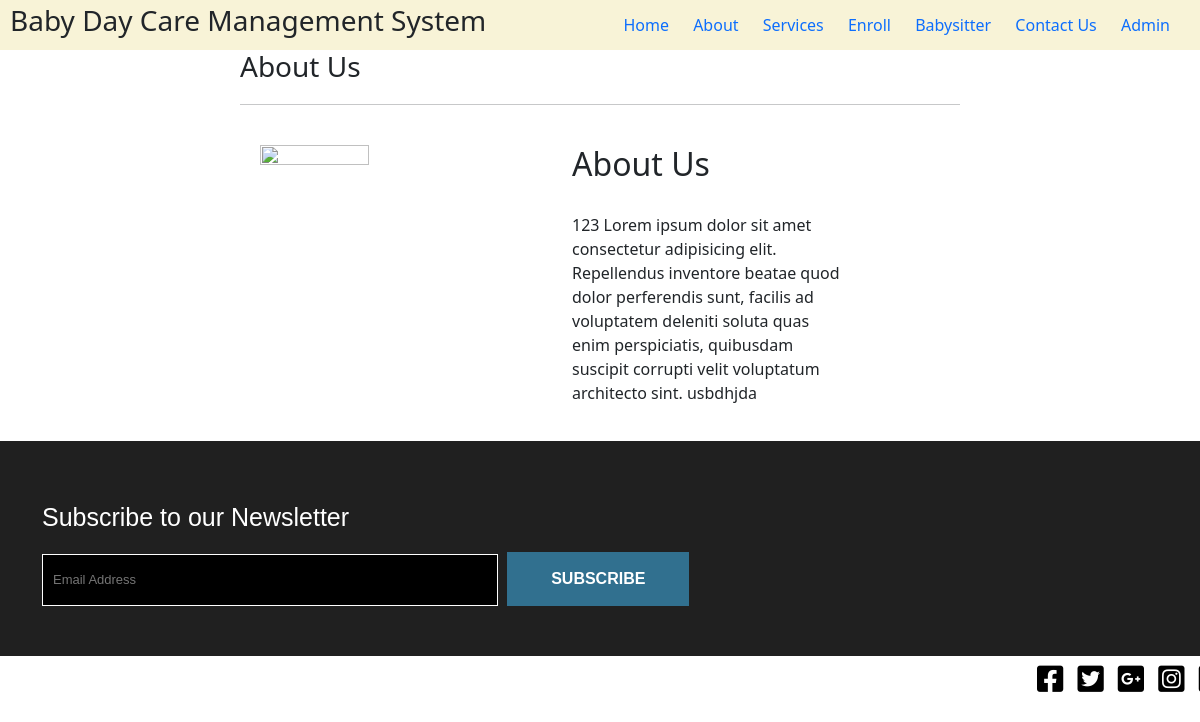
The page /about/ on the database its author committed.
### App/models.py (models this page shows, shortened)
class AboutUs(models.Model):
    heading = models.CharField(max_length=200,null=True)
    details = models.TextField(null=True)

### App/views.py (the view)
# urls.py: path('about/',aboutPage, name="about"),
def aboutPage(request):
    subscribe_fun(request)
    about_us = AboutUs.objects.filter().first()
    return render(request, "about.html", context={"a": about_us})

### App/views.py (called while the page is built)
def subscribe_fun(request):
    subscriber_post = False
    if request.method == "POST":
        sub = request.POST.get("subscriber", 0)
        if sub:
            email = request.POST.get('Email', "")
            Subscriber.objects.get_or_create(email=email)
            subscriber_post = True
    return subscriber_post

### App/templates/about.html
{% extends 'base.html' %} {% block body %}
<div id="aboutUs">
  <h3>{{ a.heading }}</h3>
  <hr />
  <div>
    <img
      src="https://safesitter.org/wp-content/uploads/2019/04/5-things-your-babysitter-secretly-wants-you-to-know.jpg"
    />
    <div>
      <h2>{{ a.heading }}</h2>
      <p>
        {{ a.details}}
      </p>
    </div>
  </div>
</div>
{% endblock %}

### App/static/css/style.css (style rules this page uses)
* { margin: 0; padding: 0; box-sizing: border-box; }
html, body { height: 100%; width: 100%; font-family: 'Franklin Gothic Medium', 'Arial Narrow', Arial, sans-serif; }
#aboutUs { margin: auto; height: 60%; width: 60%; }
#aboutUs>div { padding-top: 20px; display: flex; margin: 20px; }
#aboutUs>hr { margin-top: 20px; }
#aboutUs>div>img { height: 40%; width: 40%; object-fit: cover; }
#aboutUs>div>div { height: 40%; width: 40%; margin-left: 40px; }
#aboutUs>div>div>p { margin-top: 30px; }

### rows shown on the page
AboutUs: heading "About Us", details "123 Lorem ipsum dolor sit amet consectetur adipisicing elit. Repellendus inventore beatae quod dolor perferendis sunt, facilis ad voluptatem deleniti soluta quas enim perspiciatis, quibusdam suscipit corrupti velit voluptatum architecto sint. usbdhjda"
